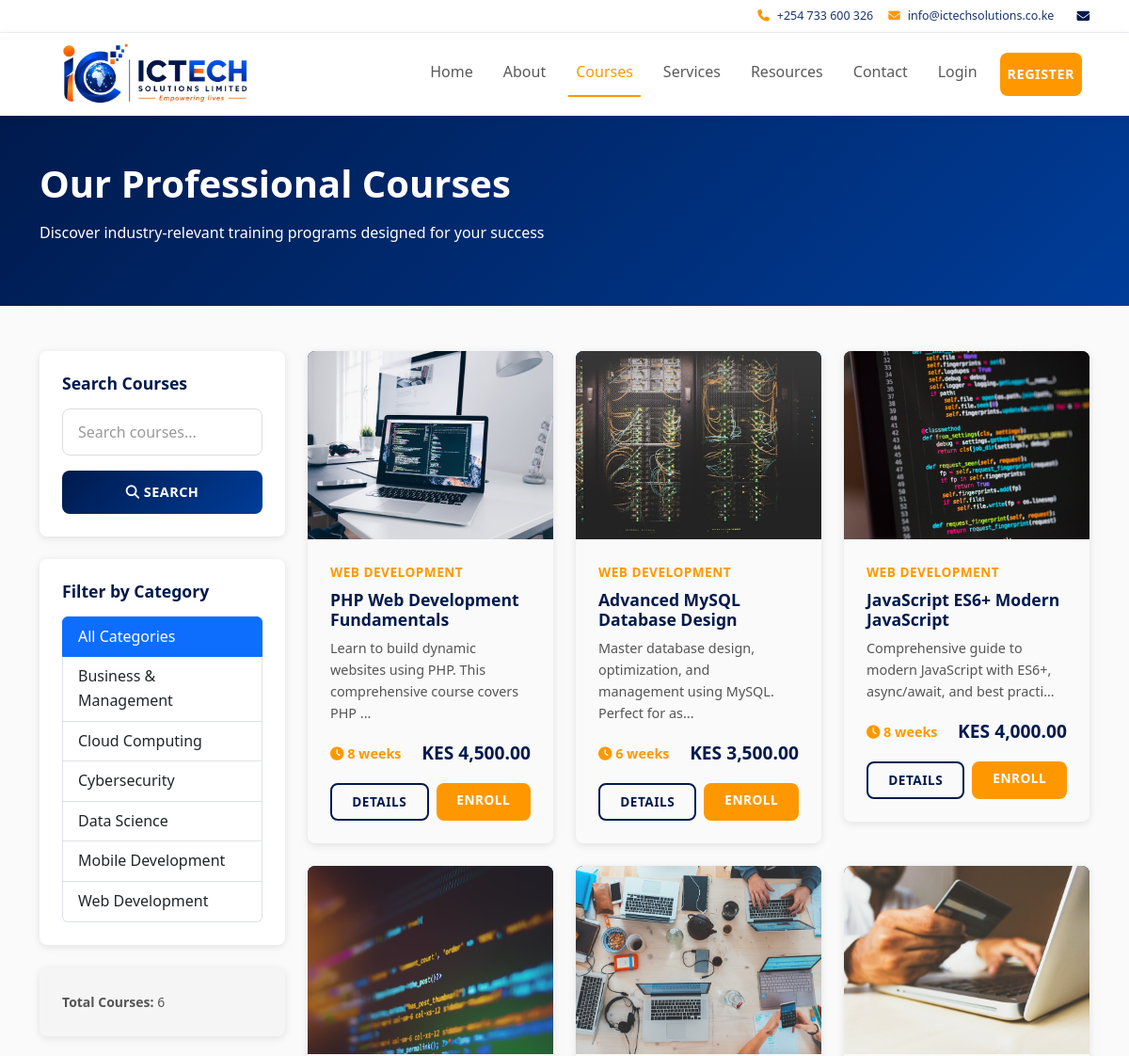
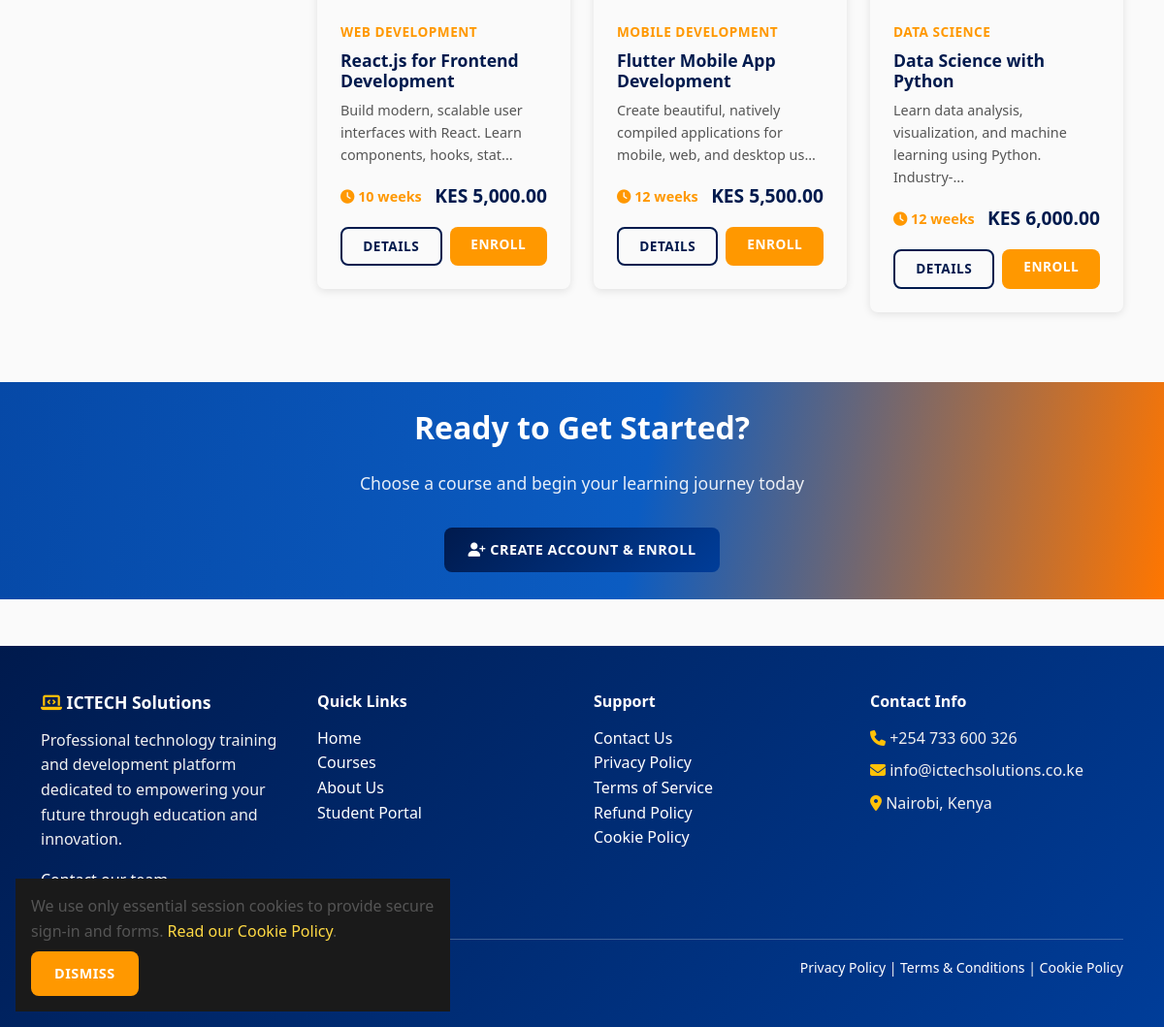
/courses.php, run on the app's committed database (2 pictures, top to bottom).
### tables this page shows
CREATE TABLE categories (
    id INT PRIMARY KEY AUTO_INCREMENT,
    name VARCHAR(255) NOT NULL UNIQUE,
    slug VARCHAR(255) NOT NULL UNIQUE,
    created_at TIMESTAMP DEFAULT CURRENT_TIMESTAMP,
    updated_at TIMESTAMP DEFAULT CURRENT_TIMESTAMP ON UPDATE CURRENT_TIMESTAMP
);

CREATE TABLE courses (
    id INT PRIMARY KEY AUTO_INCREMENT,
    title VARCHAR(255) NOT NULL,
    slug VARCHAR(255) NOT NULL UNIQUE,
    description LONGTEXT,
    objectives LONGTEXT,
    requirements LONGTEXT,
    category_id INT NOT NULL,
    price DECIMAL(10, 2) DEFAULT 0,
    duration VARCHAR(100),
    image VARCHAR(255),
    status ENUM('published', 'draft', 'archived') DEFAULT 'draft',
    is_featured BOOLEAN DEFAULT FALSE,
    created_at TIMESTAMP DEFAULT CURRENT_TIMESTAMP,
    updated_at TIMESTAMP DEFAULT CURRENT_TIMESTAMP ON UPDATE CURRENT_TIMESTAMP,
    FOREIGN KEY (category_id) REFERENCES categories(id) ON DELETE CASCADE,
    INDEX idx_slug (slug),
    INDEX idx_category_id (category_id),
    INDEX idx_status (status),
    INDEX idx_featured (is_featured)
);

### includes/helpers.php (called while the page is built, shortened)
<?php
require_once __DIR__ . '/db.php';
function h($text) {
    return htmlspecialchars($text, ENT_QUOTES, 'UTF-8');
}
function assetImageUrl($filename, $directory = 'images/') {
    $legacyNames = [
        'airtel.png' => 'partner-airtel-kenya.svg',
        'amazon-aws.png' => 'partner-amazon-aws.svg',
        'google-cloud.png' => 'partner-google-cloud.svg',
        'microsoft-azure.png' => 'partner-microsoft-azure.svg',
        'safaricom.png' => 'partner-safaricom.png'
    ];
    $filename = $legacyNames[$filename] ?? $filename;
    return SITE_URL . 'assets/' . $directory . rawurlencode($filename);
}
function courseImageUrl($course) {
    $filename = trim((string) ($course['image'] ?? ''));
    return $filename === '' ? '' : assetImageUrl($filename);
}
function formatCurrency($amount) {
    return 'KES ' . number_format($amount, 2);
}
function getPublishedCourses($limit = null, $offset = 0, $categoryId = null, $search = null) {
    $db = Database::getInstance();
    $sql = "SELECT c.*, cat.name as category_name
            FROM courses c
            LEFT JOIN categories cat ON c.category_id = cat.id
            WHERE c.status = 'published'";
    $params = [];
    $sql .= " ORDER BY c.created_at DESC";
    if ($limit) {
        $sql .= " LIMIT ? OFFSET ?";
        $params[] = $limit;
        $params[] = $offset;
    }
    return $db->getAll($sql, $params);
}
function getCategories() {
    $db = Database::getInstance();
    return $db->getAll(
        "SELECT * FROM categories ORDER BY name ASC"
    );
}
function truncateText($text, $length = 150, $suffix = '...') {
    return substr($text, 0, $length) . $suffix;
}
function getParam($key, $default = null, $filter = FILTER_SANITIZE_STRING) {
    return $default;
}
?>

### includes/db.php (called while the page is built, shortened)
<?php
class Database {
    private $pdo;
    private static $instance = null;
    private function __construct() {
        try {
            $dsn = "mysql:host=" . DB_HOST . ";dbname=" . DB_NAME . ";charset=utf8mb4";
            $this->pdo = new PDO($dsn, DB_USER, DB_PASS, [
                PDO::ATTR_ERRMODE => PDO::ERRMODE_EXCEPTION,
                PDO::ATTR_DEFAULT_FETCH_MODE => PDO::FETCH_ASSOC,
                PDO::ATTR_EMULATE_PREPARES => false,
            ]);
        } catch (PDOException $e) {
            if (defined('LOG_ERRORS') && LOG_ERRORS) {
                error_log('Database connection failed: ' . $e->getMessage());
            }
            http_response_code(500);
            exit('Unable to connect to the database. Please try again later.');
        }
    }
    public static function getInstance() {
        if (self::$instance === null) {
            self::$instance = new self();
        }
        return self::$instance;
    }
    public function query($sql, $params = []) {
        try {
            $stmt = $this->pdo->prepare($sql);
            $stmt->execute($params);
            return $stmt;
        } catch (PDOException $e) {
            if (DEBUG_MODE && LOG_ERRORS) {
                error_log("Database query error: " . $e->getMessage());
            }
            throw $e;
        }
    }
    public function getAll($sql, $params = []) {
        $stmt = $this->query($sql, $params);
        return $stmt->fetchAll();
    }
    public function getValue($sql, $params = []) {
        $stmt = $this->query($sql, $params);
        return $stmt->fetchColumn();
    }
    public function count($table, $where = '', $params = []) {
        $sql = "SELECT COUNT(*) FROM $table";
        if ($where) {
            $sql .= " WHERE $where";
        }
        return $this->getValue($sql, $params);
    }
}
?>

### includes/auth.php (called while the page is built, shortened)
<?php
require_once __DIR__ . '/db.php';
require_once __DIR__ . '/helpers.php';
class Auth
{
    private static $sessionUserValidated = null;
    public static function isLoggedIn()
    {
        if (
            !isset($_SESSION['logged_in'], $_SESSION['user_id'], $_SESSION['user_role']) ||
            $_SESSION['logged_in'] !== true
        ) {
            return false;
        }
        $user = Database::getInstance()->getRow(
            'SELECT role, status FROM users WHERE id = ?',
            [(int) $_SESSION['user_id']]
        );
        self::$sessionUserValidated = $user
            && $user['status'] === 'active'
            && hash_equals((string) $user['role'], (string) $_SESSION['user_role']);
        return self::$sessionUserValidated;
    }
}
?>

### courses.php (the view, shortened to what this page needs)
<?php
require_once __DIR__ . '/includes/header.php';
require_once __DIR__ . '/includes/helpers.php';
$categoryId = getParam('category', null, FILTER_VALIDATE_INT);
$search = getParam('search');
$page = getParam('page', 1, FILTER_VALIDATE_INT);
$page = max(1, $page);
$perPage = 12;
$offset = ($page - 1) * $perPage;
$db = Database::getInstance();
$courses = getPublishedCourses($perPage, $offset, $categoryId, $search);
$totalCourses = $db->count('courses',
    $categoryId ? "status = 'published' AND category_id = $categoryId" : "status = 'published'");
$categories = getCategories();
?>
<section class="bg-primary text-white py-5 courses-page-header">
    <div class="container">
        <h1>Our Professional Courses</h1>
        <p>Discover industry-relevant training programs designed for your success</p>
    </div>
</section>
<section class="py-5">
    <div class="container">
        <div class="row">
            <div class="col-lg-3 mb-4 courses-sidebar">
                <div class="card mb-4">
                    <div class="card-body">
                        <h5 class="card-title">Search Courses</h5>
                        <form method="GET" action="">
                            <input type="text" name="search" class="form-control mb-3"
                                   placeholder="Search courses..." value="<?php echo h($search ?? ''); ?>">
                            <button type="submit" class="btn btn-primary w-100">
                                <i class="fas fa-search"></i> Search
                            </button>
                        </form>
                    </div>
                </div>
                <div class="card mb-4">
                    <div class="card-body">
                        <h5 class="card-title">Filter by Category</h5>
                        <div class="list-group">
                            <a href="courses.php" class="list-group-item list-group-item-action <?php echo !$categoryId ? 'active' : ''; ?>">
                                All Categories
                            </a>
                            <?php foreach ($categories as $cat): ?>
                                <a href="courses.php?category=<?php echo $cat['id']; ?>"
                                   class="list-group-item list-group-item-action <?php echo $categoryId === $cat['id'] ? 'active' : ''; ?>">
                                    <?php echo h($cat['name']); ?>
                                </a>
                            <?php endforeach; ?>
                        </div>
                    </div>
                </div>
                <div class="card bg-light">
                    <div class="card-body">
                        <p class="mb-0">
                            <small>
                                <strong>Total Courses:</strong> <?php echo $totalCourses; ?>
                            </small>
                        </p>
                    </div>
                </div>
            </div>
            <div class="col-lg-9">
                <?php if (!empty($courses)): ?>
                    <div class="row">
                        <?php foreach ($courses as $course): ?>
                            <div class="col-md-6 col-lg-4 mb-4">
                                <div class="course-card">
                                    <div class="course-image">
                                        <?php if (courseImageUrl($course)): ?>
                                            <img src="<?php echo h(courseImageUrl($course)); ?>" alt="<?php echo h($course['title']); ?>">
                                        <?php else: ?>
                                            <i class="fas fa-book"></i>
                                        <?php endif; ?>
                                    </div>
                                    <div class="course-info">
                                        <div class="course-category"><?php echo h($course['category_name']); ?></div>
                                        <h5 class="course-title"><?php echo h($course['title']); ?></h5>
                                        <p class="course-description"><?php echo truncateText($course['description'], 80); ?></p>
                                        <div class="course-meta">
                                            <span class="course-duration">
                                                <i class="fas fa-clock"></i> <?php echo h($course['duration']); ?>
                                            </span>
                                            <span class="course-price"><?php echo formatCurrency($course['price']); ?></span>
                                        </div>
                                        <div class="course-footer">
                                            <a href="course-details.php?id=<?php echo $course['id']; ?>" class="btn btn-outline-primary btn-sm">
                                                Details
                                            </a>
                                            <?php if ($isLoggedIn && !isEnrolled($currentUser['id'], $course['id'])): ?>
                                                <a href="payment/initiate.php?course_id=<?php echo $course['id']; ?>" class="btn btn-secondary btn-sm">
                                                    Enroll
                                                </a>
                                            <?php elseif ($isLoggedIn && isEnrolled($currentUser['id'], $course['id'])): ?>
                                                <span class="badge bg-success w-100 text-center">Enrolled</span>
                                            <?php else: ?>
                                                <a href="register.php" class="btn btn-secondary btn-sm">
                                                    Enroll
                                                </a>
                                            <?php endif; ?>
                                        </div>
                                    </div>
                                </div>
                            </div>
                        <?php endforeach; ?>
                    </div>
                <?php else: ?>
                    <div class="alert alert-info">
                        <i class="fas fa-info-circle"></i> No courses found. Try adjusting your filters.
                    </div>
                <?php endif; ?>
            </div>
        </div>
    </div>
</section>
<section class="cta-section">
    <div class="container">
        <h2>Ready to Get Started?</h2>
        <p>Choose a course and begin your learning journey today</p>
        <?php if (!$isLoggedIn): ?>
            <a href="register.php" class="btn btn-primary btn-lg">
                <i class="fas fa-user-plus"></i> Create Account & Enroll
            </a>
        <?php endif; ?>
    </div>
</section>
<?php require_once __DIR__ . '/includes/footer.php'; ?>

### data on the page
categories: name "Business & Management"
categories: name "Cloud Computing"
categories: name "Cybersecurity"
categories: name "Data Science"
categories: name "Mobile Development"
categories: name "Web Development"
courses: image (picture), category.name "WEB DEVELOPMENT", title "PHP Web Development Fundamentals", description "Learn to build dynamic websites using PHP. This comprehensive course covers PHP ...", duration "8 weeks", price "KES 4,500.00"
courses: image (picture), category.name "WEB DEVELOPMENT", title "Advanced MySQL Database Design", description "Master database design, optimization, and management using MySQL. Perfect for as...", duration "6 weeks", price "KES 3,500.00"
courses: image (picture), category.name "WEB DEVELOPMENT", title "JavaScript ES6+ Modern JavaScript", description "Comprehensive guide to modern JavaScript with ES6+, async/await, and best practi...", duration "8 weeks", price "KES 4,000.00"
courses: image (picture), category.name "WEB DEVELOPMENT", title "React.js for Frontend Development", description "Build modern, scalable user interfaces with React. Learn components, hooks, stat...", duration "10 weeks", price "KES 5,000.00"
courses: image (picture), category.name "MOBILE DEVELOPMENT", title "Flutter Mobile App Development", description "Create beautiful, natively compiled applications for mobile, web, and desktop us...", duration "12 weeks", price "KES 5,500.00"
courses: image (picture), category.name "DATA SCIENCE", title "Data Science with Python", description "Learn data analysis, visualization, and machine learning using Python. Industry-...", duration "12 weeks", price "KES 6,000.00"

### other printed values
$totalCourses "6"
